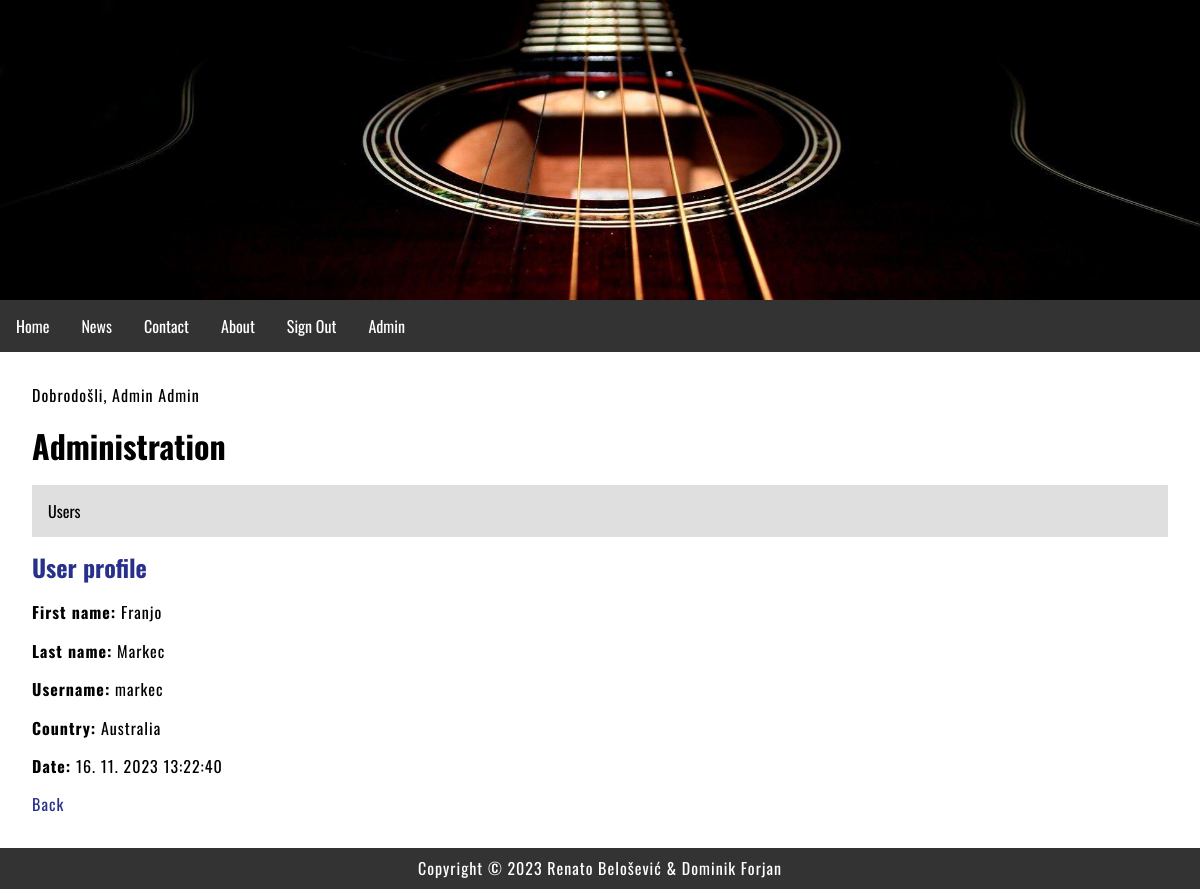
The page /index.php?menu=7&action=1&id=8 (signed in) on the database its author committed.
### tables this page shows
CREATE TABLE `users` (
  `id` int(11) NOT NULL,
  `firstname` varchar(255) NOT NULL,
  `lastname` varchar(255) NOT NULL,
  `email` varchar(255) NOT NULL,
  `username` varchar(255) NOT NULL,
  `password` varchar(255) NOT NULL,
  `country` char(2) NOT NULL,
  `date` timestamp NOT NULL DEFAULT current_timestamp() ON UPDATE current_timestamp(),
  `archive` enum('Y','N') NOT NULL DEFAULT 'Y',
  `role` tinyint(1) NOT NULL DEFAULT 0
);

CREATE TABLE `countries` (
  `id` int(11) NOT NULL,
  `country_code` varchar(2) NOT NULL DEFAULT '',
  `country_name` varchar(100) NOT NULL DEFAULT ''
);

### functions.php (called while the page is built)
<?php
	function pickerDateToMysql($pickerDate){
		$date = DateTime::createFromFormat('Y-m-d H:i:s', $pickerDate);
		return $date->format('d. m. Y H:i:s');
	}
?>

### admin/users.php (the view, shortened to what this page needs)
<?php
	if (isset($_GET['id']) && $_GET['id'] != '') {
		$query  = "SELECT * FROM users";
		$query .= " WHERE id=".$_GET['id'];
		$result = @mysqli_query($MySQL, $query);
		$row = @mysqli_fetch_array($result);
		print '
		<h2>User profile</h2>
		<p><b>First name:</b> ' . $row['firstname'] . '</p>
		<p><b>Last name:</b> ' . $row['lastname'] . '</p>
		<p><b>Username:</b> ' . $row['username'] . '</p>';
		$_query  = "SELECT * FROM countries";
		$_query .= " WHERE country_code='" . $row['country'] . "'";
		$_result = @mysqli_query($MySQL, $_query);
		$_row = @mysqli_fetch_array($_result);
		print '
		<p><b>Country:</b> ' .$_row['country_name'] . '</p>
		<p><b>Date:</b> ' . pickerDateToMysql($row['date']) . '</p>
		<p><a href="index.php?menu='.$menu.'&amp;action='.$action.'">Back</a></p>';
	}
?>

### style.css (style rules this page uses)
body, html { font-family: 'Oswald', sans-serif; margin: 0; font-size: 16px; }
h1,h2 { margin: 0.5em 0; font-size: 2em; }
h2 { font-size: 1.5em; color: #27318b; }
main a { color: #27318b; text-decoration: none; }
p { margin: 1em 0; line-height: 1.4em; letter-spacing: 1px; }

### rows shown on the page
users: firstname "Franjo", lastname "Markec", username "markec", date "16. 11. 2023 13:22:40"
countries: country_name "Australia"

### other values the page prints
$_SESSION['message'] "Dobrodošli, Admin Admin"
